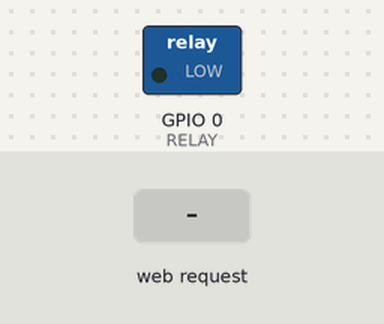
A sketch run on a simulated ESP8266 (NodeMCU). Parts: switched loads named in the sketch (green lamp = pin HIGH). The test bench sets the inputs (shaded band). WiFi joins after 1.5 s; servers stay silent unless stated; what the sketch prints to the serial monitor is not drawn.

Above: at 2.7 s.
2.8 s: HTTP request GET /RELAY=OFF received
At 3.1 s:
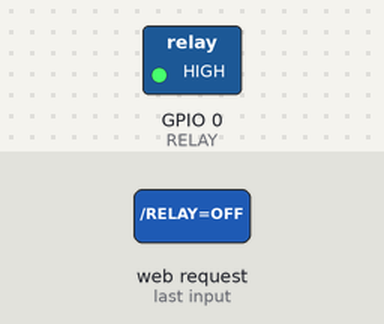
4.3 s: HTTP request GET /RELAY=ON received
At 5.4 s:
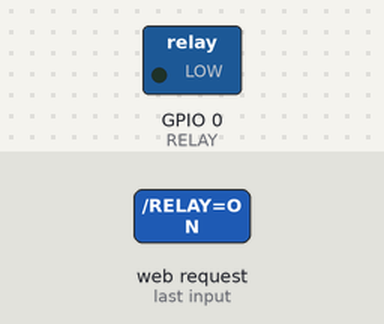
Timing chart, 0 to 7.3 s (numbered marks = the images above; inputs shaded):
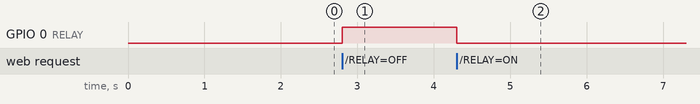

The sketch:

lampuhoror.ino
```cpp
#include <ESP8266WiFi.h>

const char* ssid = "namawifi"; // Ubah sesuai nama wifi yg digunakan
const char* password = "passwordwifi"; // Ubah sesuai password wifi yg digunakan
 #define RELAY 0 // relay harus terhubung ke GPIO0
WiFiServer server(80);

void setup()
{
  Serial.begin(115200); // Baudrate harus sama dengan serial monitor

  pinMode(RELAY,OUTPUT);
  digitalWrite(RELAY, LOW);

  // Connect to WiFi network
  Serial.println();
  Serial.println();
  Serial.print("Connecting to ");
  Serial.println(ssid);

  WiFi.begin(ssid, password);

  while (WiFi.status() != WL_CONNECTED)
  {
    delay(500);
    Serial.print(".");
  }
  Serial.println("");
  Serial.println("WiFi connected");

  // Start the server
  server.begin();
  Serial.println("Server started");

  // Print the IP address
  Serial.print("Use this URL to connect: ");
  Serial.print("https://192.168.0.178/");
  Serial.print(WiFi.localIP());
  Serial.println("/");

}

void loop()
{
  // Check if a client has connected
  WiFiClient client = server.available();
  if (!client)
  {
    return;
  }

  // Wait until the client sends some data
  Serial.println("new client");
  while(!client.available())
  {
    delay(1);
  }

  // Read the first line of the request
  String request = client.readStringUntil('\r');
  Serial.println(request);
  client.flush();

  // Match the request
  int value = LOW;
  if (request.indexOf("/RELAY=ON") != -1)
  {
    Serial.println("RELAY=ON");
    digitalWrite(RELAY,LOW);
    value = LOW;
  }
  if (request.indexOf("/RELAY=OFF") != -1)
  {
    Serial.println("RELAY=OFF");
    digitalWrite(RELAY,HIGH);
    value = HIGH;
  }

  // Return the response
  client.println("HTTP/1.1 200 OK");
  client.println("Content-Type: text/html");
  client.println(""); //  this is a must
  client.println("<!DOCTYPE html><html>");
  client.println("<head><title>ESP8266 RELAY Control</title>");
  client.println("<meta name=\"viewport\" content=\"width=device-width, initial-scale=1\"></head>");
  client.println("<body style=\"color: white;background-color: rgb(13, 26, 25);display:grid;place-items: center;font-family: Arial, Helvetica, sans-serif;\">");
client.println("<h1>LAMPU HOROR</h1>");
if(value == HIGH)
  {
    client.print("<h1 style=\"filter: grayscale(1);font-size:8em;\">&#128161;</h1>");
  }
  else
  {
    client.print("<h1 style=\"font-size:8em;\">&#128161;</h1>");
  }
client.println("<span style=\"background-color:#1e4734;width: 150px;height: 3em;display:grid;place-items: center;border-radius: 10px;margin: 20px;\"><a href=\"/RELAY=ON\" style=\"text-decoration:none;color: white;font-weight: 600;font-size: 2em;\">ON</a></span>");
client.println("<span style=\"background-color:#1e4734;width: 150px;height: 3em;display:grid;place-items: center;border-radius: 10px;margin: 20px;\"><a href=\"/RELAY=OFF\" style=\"text-decoration:none;color: white;font-weight: 600;font-size: 2em;\">OFF</a></span>");
client.println("<p>&copy RUANG SERVER</p></body>");
    client.println("</html>");

  delay(1);
  Serial.println("Client disonnected");
  Serial.println("");
}
```

Measured:
- after the input at 2.8 s, GPIO 0 (RELAY): LOW → HIGH at once
- after the input at 4.3 s, GPIO 0 (RELAY): HIGH → LOW at once
